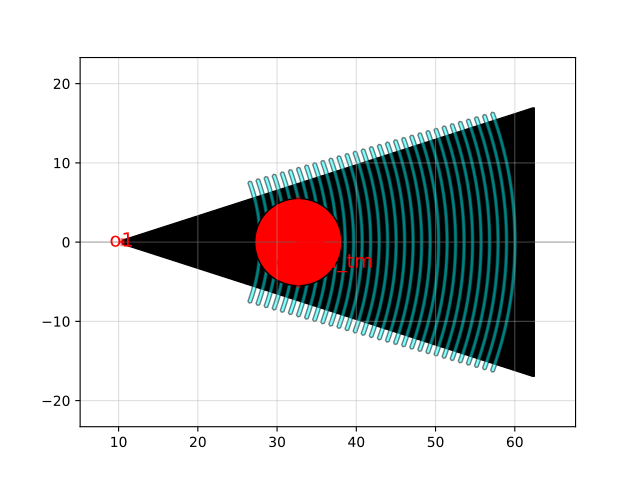

Source code (Python):
import gdsfactory as gf

c = gf.components.grating_coupler_tm(polarization='tm', fiber_marker_width=11.0, fiber_marker_layer=(204, 0), taper_length=16.6, taper_angle=30.0, trenches_extra_angle=9.0, wavelength=1.53, fiber_angle=15.0, grating_line_width=0.6, wg_width=0.5, neff=1.8, ncladding=1.443, layer=(1, 0), layer_trench=(2, 0), p_start=26, n_periods=30, end_straight_length=0.2)
c.plot()
